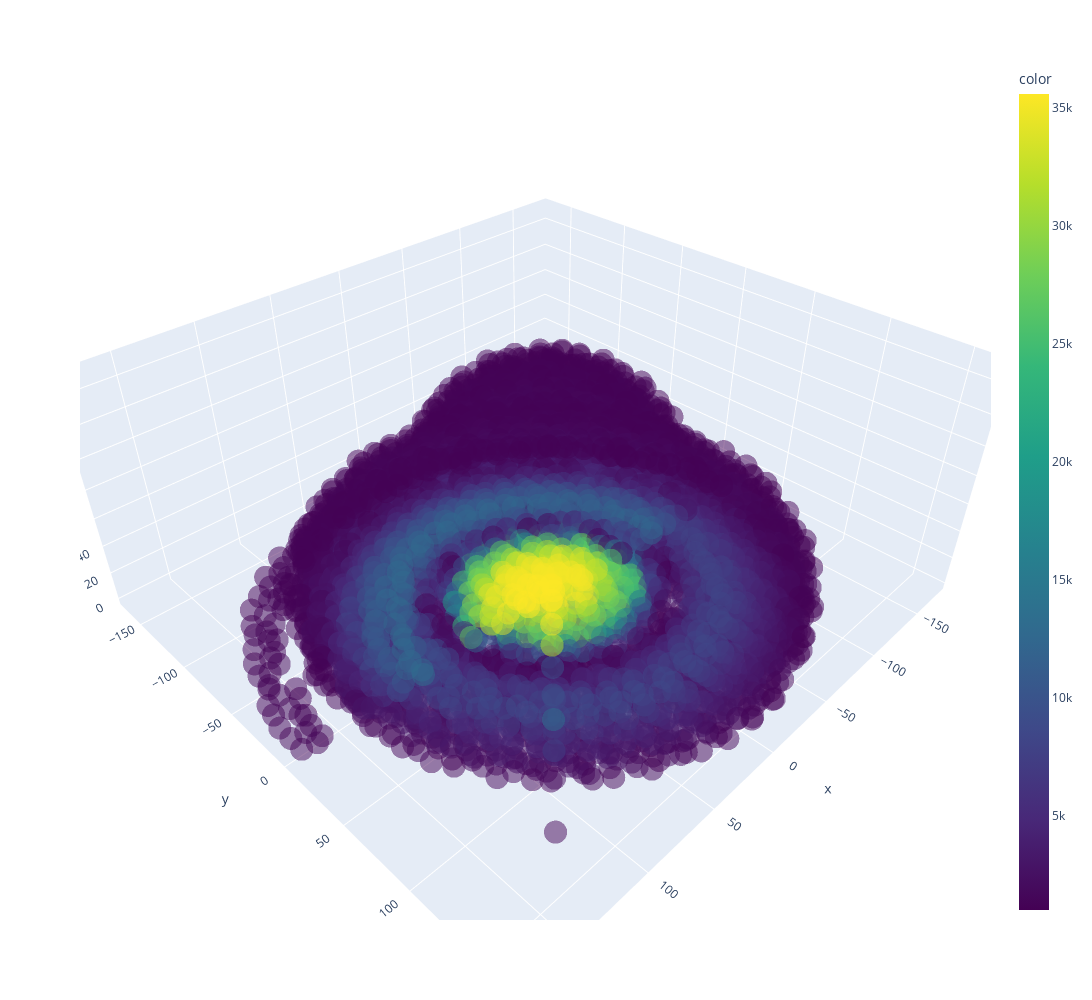

Notebook source saved alongside this figure:
### Markdown cell above
Magnetic data 3D plotter

### Code cell
import plotly.express as px
import pandas as pd
import plotly.graph_objects as go
import plotly.io as pio


df = pd.read_csv('csvfiler/60x60x23.csv')


df.columns = ["posx", "posy", "posz", "a", "b", "c", "z"]

print(df.columns)
data= df.copy(deep=True)


######## DATA FILTERING TO NOT OVERLOAD LAPTOP
a = data["a"]
b = data["b"]
c = data["c"]
a = a.iloc[::10]
b = b.iloc[::10]
c = c.iloc[::10]
data = data[data['z']>1000]   # Plot all z values above 1000, for homing centering segment
# data["pos_z"].index
z = data["z"]
z = z.iloc[::10]

xx = data["posx"]
xx = xx.iloc[::10]
yy = data["posy"]
yy = yy.iloc[::10]
zz = data["posz"]
zz = zz.iloc[::10]
############################################3


######## Sensor Z plotter
fig = px.scatter_3d(None, 
                    x=xx, 
                    y=yy, 
                    z=zz,
                    color = z, 
                    color_continuous_scale='viridis', 
                    size_max=2, opacity=0.5,
                    )
fig.update_traces(marker_colorbar=dict(x=0.95, title='a'))
 ##############                       


#### Uncomment this section for A, B, C plots ####

# fig = px.scatter_3d(data, 
#                     x=data['posx'], 
#                     y=data['posy'], 
#                     z=data['posz'],
#                     color = data["z"], 
#                     color_continuous_scale='viridis', 
#                     size_max=2, opacity=0.7,
#                     )

# fig.add_trace(go.Scatter3d(
#     x=data['posx'],
#     y=data['posy'],
#     z=data['b'],
#     mode='markers',
#     marker=dict(size=5,
#                 color=data['b'],
#                 opacity=0.7,
#                 colorbar=dict(x=0.97, title='b')),  # Positioned left of the first colorbar),
#     name="b",
# ))


# fig.add_trace(go.Scatter3d(
#     x=data['posx'],
#     y=data['posy'],
#     z=data['c'],
#     mode='markers',
#     marker=dict(size=5, 
#                 color=data['c'],
#                 opacity=0.7,
#                 colorscale="earth",
#                 colorbar=dict(x=0.92, title='c')),
#     name="c",
# ))



# fig.add_trace(go.Scatter3d(
#     x=[0, 0], 
#     y=[0, 0], 
#     z=[0, max(data['a'])], 
#     # mode='lines',
#     line=dict(color='red', width=4)
# ))

#######################################################




fig.update_layout(
    autosize=False,
    width = 1500,
    height = 1000,
)
fig.write_image("fig1.png")
fig.show()

### Figure 1 — Plotly figure (JSON) as saved in the notebook; plotly's stock layout.template omitted (floating-point values rounded to 4 significant figures; data arrays with more than 128 entries replaced by an {"elided": "..."} marker saying what was removed)
{"data": [{"hovertemplate": "x=%{x}<br>y=%{y}<br>z=%{z}<br>color=%{marker.color}<extra></extra>", "legendgroup": "", "marker": {"color": {"elided": "6781 int values"}, "coloraxis": "coloraxis", "colorbar": {"title": {"text": "a"}, "x": 0.95}, "opacity": 0.5, "symbol": "circle"}, "mode": "markers", "name": "", "scene": "scene", "showlegend": false, "type": "scatter3d", "x": {"elided": "6781 float values"}, "y": {"elided": "6781 float values"}, "z": {"elided": "6781 float values"}}], "layout": {"autosize": false, "coloraxis": {"colorbar": {"title": {"text": "color"}}, "colorscale": [[0, "#440154"], [0.1111, "#482878"], [0.2222, "#3e4989"], [0.3333, "#31688e"], [0.4444, "#26828e"], [0.5556, "#1f9e89"], [0.6667, "#35b779"], [0.7778, "#6ece58"], [0.8889, "#b5de2b"], [1, "#fde725"]]}, "height": 1000, "legend": {"tracegroupgap": 0}, "margin": {"t": 60}, "scene": {"domain": {"x": [0, 1], "y": [0, 1]}, "xaxis": {"title": {"text": "x"}}, "yaxis": {"title": {"text": "y"}}, "zaxis": {"title": {"text": "z"}}}, "width": 1500}}
